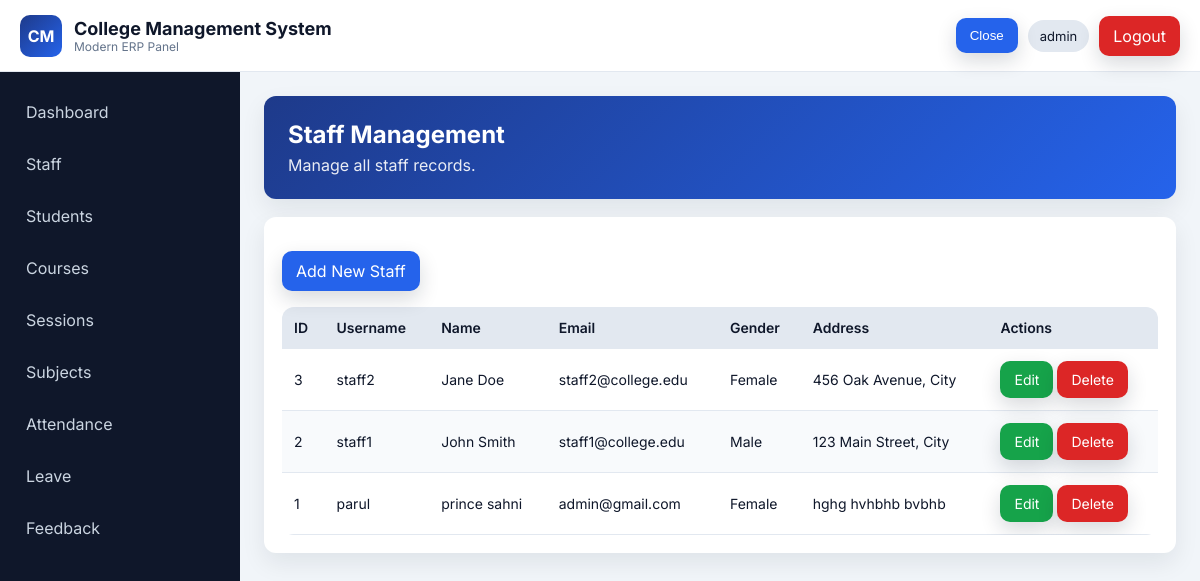
Screenshot of /hod/staff/list/ (signed in) with the database file from the repository.
### student_management_app/models.py (models this page shows, shortened)
class CustomUser(AbstractUser):
    USER_TYPE_CHOICES = (
        ("HOD", "HOD"),
        ("STAFF", "STAFF"),
        ("STUDENT", "STUDENT"),
    )
    user_type = models.CharField(max_length=10, choices=USER_TYPE_CHOICES, default="HOD")

class Staff(models.Model):
    GENDER_CHOICES = (
        ("Male", "Male"),
        ("Female", "Female"),
    )
    user = models.OneToOneField(CustomUser, on_delete=models.CASCADE, related_name="staff_profile")
    address = models.TextField(blank=True)
    gender = models.CharField(max_length=10, choices=GENDER_CHOICES, blank=True)
    created_at = models.DateTimeField(auto_now_add=True)
    updated_at = models.DateTimeField(auto_now=True)

### student_management_app/views.py (the view)
# urls.py: path("hod/staff/list/", views.list_staff, name="list_staff"),
@hod_required
def list_staff(request):
    staff_list = Staff.objects.select_related("user").all().order_by("-created_at")
    return render(request, "hod_templates/list_staff.html", {"staff_list": staff_list})

### student_management_app/role_helpers.py (called while the page is built)
def dashboard_name_for_user(user):
    role = (getattr(user, "user_type", "") or "").strip().upper()
    dashboard_name = ROLE_DASHBOARD_MAP.get(role)
    if dashboard_name:
        return dashboard_name
    if getattr(user, "is_superuser", False):
        return "hod_dashboard"
    return None

def role_required(expected_dashboard_name):
    def decorator(view_func):
        @wraps(view_func)
        def _wrapped(request, *args, **kwargs):
            if not request.user.is_authenticated:
                return redirect("login_page")
            if dashboard_name_for_user(request.user) != expected_dashboard_name:
                return redirect("login_page")
            return view_func(request, *args, **kwargs)
        return _wrapped
    return decorator

### student_management_app/templates/hod_templates/list_staff.html (shortened to what this page needs)
{% extends 'base.html' %}
{% block content %}
<div class="page-header"><h2>Staff Management</h2><p>Manage all staff records.</p></div>
<div class="card table-wrap">
    <p><a class="btn btn-primary" href="{% url 'add_staff' %}">Add New Staff</a></p>
    <table class="erp-table">
        <thead>
            <tr><th>ID</th><th>Username</th><th>Name</th><th>Email</th><th>Gender</th><th>Address</th><th>Actions</th></tr>
        </thead>
        <tbody>
        {% for staff in staff_list %}
            <tr>
                <td>{{ staff.id }}</td>
                <td>{{ staff.user.username }}</td>
                <td>{{ staff.user.first_name }} {{ staff.user.last_name }}</td>
                <td>{{ staff.user.email }}</td>
                <td>{{ staff.gender }}</td>
                <td>{{ staff.address }}</td>
                <td>
                    <a class="btn btn-success" href="{% url 'edit_staff' staff.id %}">Edit</a>
                    <a class="btn btn-danger" href="{% url 'delete_staff' staff.id %}" onclick="return confirm('Delete this staff member?');">Delete</a>
                </td>
            </tr>
        {% empty %}
            <tr><td colspan="7">No staff records found.</td></tr>
        {% endfor %}
        </tbody>
    </table>
</div>
{% endblock %}

### templates/base.html (shortened to what this page needs)
{% load static %}
<!DOCTYPE html>
<html lang="en">
<head>
    <link rel="stylesheet" href="{% static 'css/style.css' %}">
</head>
<body>
    {% if request.user.is_authenticated %}
    <header class="topbar">
        <div class="topbar-left">
            <div class="logo">CM</div>
            <div>
                <h1>College Management System</h1>
                <p>Modern ERP Panel</p>
            </div>
        </div>
        <div class="topbar-right">
            <button class="menu-toggle btn btn-primary" id="menuToggle" type="button" aria-controls="sidebar" aria-expanded="false">Menu</button>
            <span class="user-chip">{{ request.user.get_full_name|default:request.user.username }}</span>
            <a class="btn btn-danger" href="{% url 'logout_user' %}">Logout</a>
        </div>
    </header>
    <aside class="sidebar" id="sidebar">
        <nav>
            {% if request.user.user_type == 'HOD' or request.user.is_superuser %}
                <a class="sidebar-link" href="{% url 'hod_dashboard' %}">Dashboard</a>
                <a class="sidebar-link" href="{% url 'list_staff' %}">Staff</a>
                <a class="sidebar-link" href="{% url 'hod_list_students' %}">Students</a>
                <a class="sidebar-link" href="{% url 'hod_list_courses' %}">Courses</a>
                <a class="sidebar-link" href="{% url 'hod_list_sessions' %}">Sessions</a>
                <a class="sidebar-link" href="{% url 'hod_list_subjects' %}">Subjects</a>
                <a class="sidebar-link" href="{% url 'admin_view_attendance' %}">Attendance</a>
                <a class="sidebar-link" href="{% url 'admin_student_leave_view' %}">Leave</a>
                <a class="sidebar-link" href="{% url 'hod_student_feedback_list' %}">Feedback</a>
            {% endif %}
        </nav>
    </aside>
    {% endif %}
    <main class="{% if request.user.is_authenticated %}main-content{% else %}auth-wrapper{% endif %} fade-in">
        {% block content %}{% endblock %}
    </main>
</body>
</html>

### static/css/style.css (style rules this page uses)
:root { --primary: #1E3A8A; --secondary: #2563EB; --accent: #F59E0B; --sidebar: #0F172A; --bg: #F1F5F9; --card: #FFFFFF; --text: #0F172A; --muted: #64748B; --success: #16A34A; --danger: #DC2626; --warning: #F59E0B; --radius: 12px; --shadow: 0 10px 25px rgba(15, 23, 42, 0.08); }
* { box-sizing: border-box; }
body { margin: 0; font-family: 'Inter', sans-serif; color: var(--text); background: var(--bg); }
.topbar { position: fixed; top: 0; left: 0; right: 0; height: 72px; background: var(--card); border-bottom: 1px solid #e2e8f0; display: flex; align-items: center; justify-content: space-between; padding: 0 20px; z-index: 1000; }
.topbar-left { display: flex; gap: 12px; align-items: center; }
.logo { width: 42px; height: 42px; border-radius: 10px; background: linear-gradient(135deg, var(--primary), var(--secondary)); color: #fff; display: grid; place-items: center; font-weight: 700; }
.topbar h1 { margin: 0; font-size: 18px; }
.topbar p { margin: 0; color: var(--muted); font-size: 12px; }
.topbar-right { display: flex; gap: 10px; align-items: center; }
.user-chip { padding: 8px 12px; border-radius: 999px; background: #e2e8f0; font-size: 13px; }
.menu-toggle { display: inline-block; }
.sidebar { position: fixed; top: 72px; left: 0; width: 240px; bottom: 0; background: var(--sidebar); padding: 18px 12px; transition: transform 0.3s ease; overflow-y: auto; }
.sidebar nav { display: flex; flex-direction: column; gap: 8px; }
.sidebar-link { color: #cbd5e1; text-decoration: none; padding: 12px 14px; border-radius: 10px; transition: all 0.3s ease; }
.main-content { margin-top: 72px; margin-left: 240px; padding: 24px; }
.page-header { background: linear-gradient(135deg, var(--primary), var(--secondary)); color: #fff; border-radius: var(--radius); padding: 24px; box-shadow: var(--shadow); margin-bottom: 18px; }
.page-header h2 { margin: 0 0 6px; }
.page-header p { margin: 0; opacity: 0.9; }
.card { background: var(--card); border-radius: var(--radius); box-shadow: var(--shadow); padding: 18px; margin-bottom: 16px; }
.btn { position: relative; overflow: hidden; display: inline-flex; align-items: center; justify-content: center; gap: 6px; border: 0; text-decoration: none; color: #fff; padding: 10px 14px; border-radius: 10px; cursor: pointer; transition: all 0.3s ease; box-shadow: 0 8px 20px rgba(15, 23, 42, 0.16); }
.btn-primary { background: var(--secondary); }
.btn-success { background: var(--success); }
.btn-danger { background: var(--danger); }
.table-wrap { overflow-x: auto; }
.erp-table { width: 100%; border-collapse: collapse; background: #fff; border-radius: var(--radius); overflow: hidden; }
.erp-table th, .erp-table td { border-bottom: 1px solid #e2e8f0; padding: 12px; text-align: left; font-size: 14px; }
.erp-table th { background: #e2e8f0; font-weight: 600; }
.erp-table tbody tr:nth-child(even) { background: #f8fafc; }
.fade-in { animation: fadeIn 0.4s ease; }

### rows the page displays
CustomUser: user.get_full_name "admin"
Staff: id "3", user.username "staff2", user.first_name "Jane", user.last_name "Doe", user.email "staff2@college.edu", gender "Female", address "456 Oak Avenue, City"
Staff: id "2", user.username "staff1", user.first_name "John", user.last_name "Smith", user.email "staff1@college.edu", gender "Male", address "123 Main Street, City"
Staff: id "1", user.username "parul", user.first_name "prince", user.last_name "sahni", user.email "admin@gmail.com", gender "Female", address "hghg hvhbhb bvbhb"
